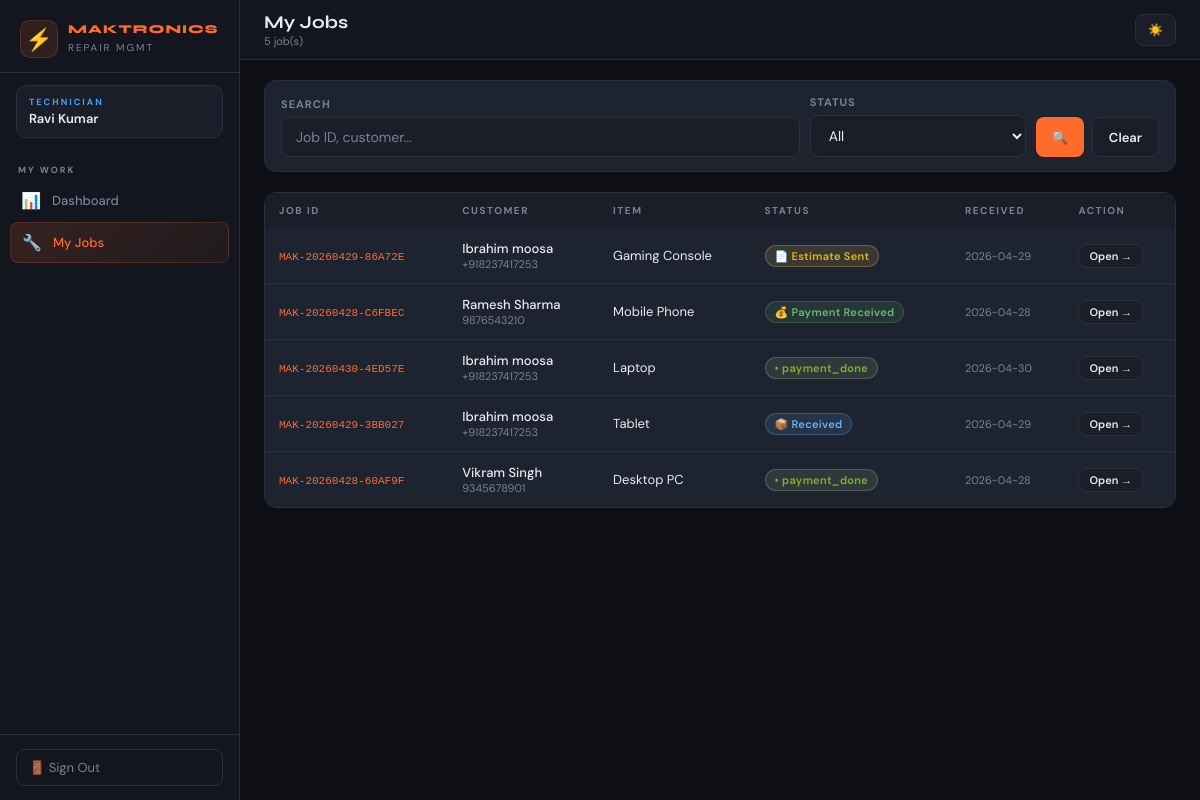
The app's page /tech/jobs (signed in) with its own data.
### tables this page shows
CREATE TABLE jobs (
                id INTEGER PRIMARY KEY AUTOINCREMENT,
                job_id TEXT UNIQUE NOT NULL,
                customer_name TEXT,
                customer_phone TEXT,
                customer_email TEXT,
                item_description TEXT,
                item_type TEXT,
                barcode TEXT,
                status TEXT DEFAULT 'received',
                assigned_tech_id INTEGER,
                received_at TIMESTAMP DEFAULT CURRENT_TIMESTAMP,
                updated_at TIMESTAMP DEFAULT CURRENT_TIMESTAMP,
                repair_findings TEXT,
                parts_cost REAL DEFAULT 0,
                labour_cost REAL DEFAULT 0,
                total_amount REAL DEFAULT 0,
                invoice_number TEXT,
                payment_status TEXT DEFAULT 'pending',
                payment_received_at TIMESTAMP,
                tracking_number TEXT,
                dispatch_date TEXT,
                expected_delivery TEXT,
                delivered_at TIMESTAMP,
                notes TEXT, estimate_amount REAL DEFAULT 0, estimate_approved_at TIMESTAMP, not_repairable_reason TEXT, sent_back_to_customer_at TIMESTAMP, invoice_path TEXT, courier_name TEXT, courier_receipt_path TEXT, estimate_notes TEXT, estimate_sent_at TIMESTAMP, inspection_findings TEXT, invoice_generate_date TIMESTAMP, invoice_total_amount REAL DEFAULT 0, razorpay_order_id TEXT, razorpay_payment_id TEXT, payment_link TEXT, payment_token TEXT,
                FOREIGN KEY(assigned_tech_id) REFERENCES users(id)
            );

### app.py (the view)
@app.route('/tech/jobs')
@login_required
def tech_jobs():
    db = get_db()
    tech_id = session['user_id']
    status_filter = request.args.get('status', '')
    search = request.args.get('search', '')
    query = "SELECT * FROM jobs WHERE assigned_tech_id=?"
    params = [tech_id]
    if status_filter:
        query += " AND status=?"
        params.append(status_filter)
    if search:
        query += " AND (job_id LIKE ? OR barcode LIKE ? OR customer_name LIKE ?)"
        params.extend([f'%{search}%', f'%{search}%', f'%{search}%'])
    query += " ORDER BY updated_at DESC"
    jobs = db.execute(query, params).fetchall()
    return render_template('technician/jobs.html', jobs=jobs, status_flow=STATUS_FLOW,
                           status_filter=status_filter, search=search)

### app.py (called while the page is built)
@app.context_processor
def inject_globals():
    def _has_perm(perm):
        if not session.get('user_id'):
            return False
        if session.get('role') == 'admin':
            return True
        db = get_db()
        user = db.execute("SELECT permissions FROM users WHERE id=?", (session['user_id'],)).fetchone()
        if not user:
            return False
        try:
            return json.loads(user['permissions'] or '{}').get(perm, False)
        except Exception:
            return False
    return dict(has_perm=_has_perm)

def get_db():
    conn = sqlite3.connect(DB_PATH)
    conn.row_factory = sqlite3.Row
    return conn

def login_required(f):
    @wraps(f)
    def decorated(*args, **kwargs):
        if 'user_id' not in session:
            return redirect(url_for('login'))
        return f(*args, **kwargs)
    return decorated

### templates/technician/jobs.html (shortened to what this page needs)
{% extends 'shared/base.html' %}
{% block page_title %}My Jobs{% endblock %}
{% block page_sub %}{{ jobs|length }} job(s){% endblock %}
{% block nav %}
<div class="nav-section">
  <div class="nav-label">My Work</div>
  <a href="/tech" class="nav-item"><span class="icon">📊</span> Dashboard</a>
  <a href="/tech/jobs" class="nav-item active"><span class="icon">🔧</span> My Jobs</a>
</div>
{% endblock %}
{% block content %}
<div class="card mb-6" style="padding:14px 16px">
  <form method="GET" style="display:flex;gap:10px;align-items:flex-end;flex-wrap:wrap">
    <div class="form-group" style="margin:0;flex:1;min-width:150px">
      <label class="form-label">Search</label>
      <input type="text" name="search" class="form-control" placeholder="Job ID, customer..." value="{{ search }}">
    </div>
    <div class="form-group" style="margin:0;min-width:140px">
      <label class="form-label">Status</label>
      <select name="status" class="form-control">
        <option value="">All</option>
      </select>
    </div>
    <div style="display:flex;gap:8px">
      <button type="submit" class="btn btn-primary" style="height:40px">🔍</button>
      <a href="/tech/jobs" class="btn btn-secondary" style="height:40px">Clear</a>
    </div>
  </form>
</div>
<div class="table-wrap">
  {% if jobs %}
  <table>
    <thead>
      <tr>
        <th>Job ID</th>
        <th>Customer</th>
        <th>Item</th>
        <th>Status</th>
        <th>Received</th>
        <th>Action</th>
      </tr>
    </thead>
    <tbody>
      {% for job in jobs %}
      <tr>
        <td><code style="font-size:11px;color:var(--accent)">{{ job.job_id }}</code></td>
        <td>
          <div style="font-weight:500">{{ job.customer_name or '—' }}</div>
          <div style="font-size:11px;color:var(--muted)">{{ job.customer_phone or '' }}</div>
        </td>
        <td>{{ job.item_type or '—' }}</td>
        <td>
          {% set s = status_flow.get(job.status, {'label': job.status, 'icon': '•'}) %}
          <span class="badge badge-{{ job.status }}">{{ s.icon }} {{ s.label }}</span>
        </td>
        <td style="font-size:11px;color:var(--muted);white-space:nowrap">{{ job.received_at[:10] }}</td>
        <td><a href="/tech/jobs/{{ job.job_id }}" class="btn btn-secondary btn-xs">Open →</a></td>
      </tr>
      {% endfor %}
    </tbody>
  </table>
  {% else %}
  <div class="empty-state" style="background:var(--card)">
    <div class="empty-icon">🔍</div>
    <div>No jobs found</div>
  </div>
  {% endif %}
</div>
{% endblock %}

### records on screen
jobs: job_id "MAK-20260429-86A72E", customer_name "Ibrahim moosa", customer_phone "+918237417253", item_type "Gaming Console", icon "📄", label "Estimate Sent", received_at "2026-04-29"
jobs: job_id "MAK-20260428-C6FBEC", customer_name "Ramesh Sharma", customer_phone "9876543210", item_type "Mobile Phone", icon "💰", label "Payment Received", received_at "2026-04-28"
jobs: job_id "MAK-20260430-4ED57E", customer_name "Ibrahim moosa", customer_phone "+918237417253", item_type "Laptop", icon "•", label "payment_done", received_at "2026-04-30"
jobs: job_id "MAK-20260429-3BB027", customer_name "Ibrahim moosa", customer_phone "+918237417253", item_type "Tablet", icon "📦", label "Received", received_at "2026-04-29"
jobs: job_id "MAK-20260428-60AF9F", customer_name "Vikram Singh", customer_phone "9345678901", item_type "Desktop PC", icon "•", label "payment_done", received_at "2026-04-28"

### other values on screen
{{ session.role }} "TECHNICIAN"
{{ session.name }} "Ravi Kumar"
{{ jobs|length }} "5"
